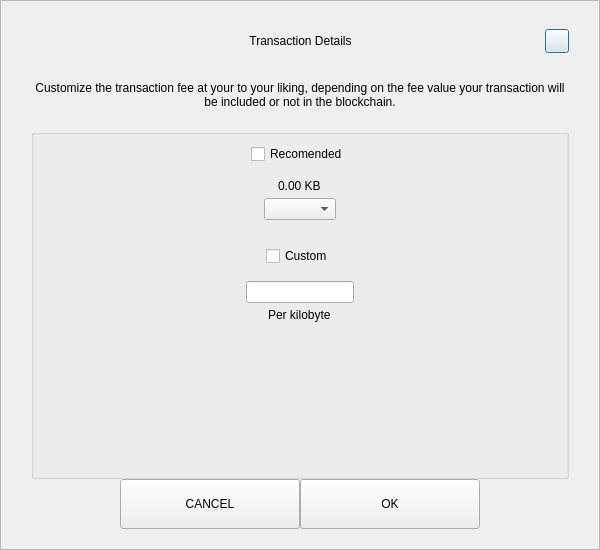
<?xml version="1.0" encoding="UTF-8"?>
<ui version="4.0">
 <class>SendCustomFeeDialog</class>
 <widget class="QDialog" name="SendCustomFeeDialog">
  <property name="geometry">
   <rect>
    <x>0</x>
    <y>0</y>
    <width>600</width>
    <height>550</height>
   </rect>
  </property>
  <property name="windowTitle">
   <string>Form</string>
  </property>
  <property name="styleSheet">
   <string notr="true">color: rgb(0, 0, 0);</string>
  </property>
  <layout class="QVBoxLayout" name="verticalLayout_3">
   <property name="spacing">
    <number>0</number>
   </property>
   <property name="leftMargin">
    <number>0</number>
   </property>
   <property name="topMargin">
    <number>0</number>
   </property>
   <property name="rightMargin">
    <number>0</number>
   </property>
   <property name="bottomMargin">
    <number>0</number>
   </property>
   <item>
    <widget class="QFrame" name="frame">
     <property name="styleSheet">
      <string notr="true"/>
     </property>
     <property name="frameShape">
      <enum>QFrame::StyledPanel</enum>
     </property>
     <property name="frameShadow">
      <enum>QFrame::Raised</enum>
     </property>
     <layout class="QVBoxLayout" name="verticalLayout_2">
      <property name="spacing">
       <number>0</number>
      </property>
      <property name="leftMargin">
       <number>30</number>
      </property>
      <property name="topMargin">
       <number>20</number>
      </property>
      <property name="rightMargin">
       <number>30</number>
      </property>
      <property name="bottomMargin">
       <number>20</number>
      </property>
      <item>
       <layout class="QHBoxLayout" name="horizontalLayout_3">
        <property name="spacing">
         <number>0</number>
        </property>
        <item>
         <spacer name="horizontalSpacer_21">
          <property name="orientation">
           <enum>Qt::Horizontal</enum>
          </property>
          <property name="sizeHint" stdset="0">
           <size>
            <width>40</width>
            <height>20</height>
           </size>
          </property>
         </spacer>
        </item>
        <item>
         <widget class="QLabel" name="labelTitle">
          <property name="minimumSize">
           <size>
            <width>0</width>
            <height>40</height>
           </size>
          </property>
          <property name="maximumSize">
           <size>
            <width>16777215</width>
            <height>40</height>
           </size>
          </property>
          <property name="styleSheet">
           <string notr="true">padding-left:24px;</string>
          </property>
          <property name="text">
           <string>Transaction Details</string>
          </property>
          <property name="alignment">
           <set>Qt::AlignCenter</set>
          </property>
          <property name="margin">
           <number>7</number>
          </property>
         </widget>
        </item>
        <item>
         <spacer name="horizontalSpacer">
          <property name="orientation">
           <enum>Qt::Horizontal</enum>
          </property>
          <property name="sizeHint" stdset="0">
           <size>
            <width>40</width>
            <height>20</height>
           </size>
          </property>
         </spacer>
        </item>
        <item>
         <widget class="QPushButton" name="btnEsc">
          <property name="minimumSize">
           <size>
            <width>24</width>
            <height>24</height>
           </size>
          </property>
          <property name="maximumSize">
           <size>
            <width>24</width>
            <height>24</height>
           </size>
          </property>
          <property name="text">
           <string/>
          </property>
         </widget>
        </item>
       </layout>
      </item>
      <item>
       <spacer name="verticalSpacer_2">
        <property name="orientation">
         <enum>Qt::Vertical</enum>
        </property>
        <property name="sizeType">
         <enum>QSizePolicy::Fixed</enum>
        </property>
        <property name="sizeHint" stdset="0">
         <size>
          <width>20</width>
          <height>20</height>
         </size>
        </property>
       </spacer>
      </item>
      <item>
       <widget class="QLabel" name="labelMessage">
        <property name="text">
         <string>Customize the transaction fee at your to your liking, depending on the fee value your transaction will be included or not in the blockchain.</string>
        </property>
        <property name="alignment">
         <set>Qt::AlignCenter</set>
        </property>
        <property name="wordWrap">
         <bool>true</bool>
        </property>
       </widget>
      </item>
      <item>
       <spacer name="verticalSpacer_3">
        <property name="orientation">
         <enum>Qt::Vertical</enum>
        </property>
        <property name="sizeType">
         <enum>QSizePolicy::Fixed</enum>
        </property>
        <property name="sizeHint" stdset="0">
         <size>
          <width>20</width>
          <height>20</height>
         </size>
        </property>
       </spacer>
      </item>
      <item>
       <widget class="QGroupBox" name="groupBox">
        <property name="title">
         <string/>
        </property>
        <layout class="QVBoxLayout" name="verticalLayout">
         <property name="leftMargin">
          <number>12</number>
         </property>
         <property name="rightMargin">
          <number>12</number>
         </property>
         <item>
          <layout class="QVBoxLayout" name="verticalLayout_4">
           <property name="spacing">
            <number>5</number>
           </property>
           <item alignment="Qt::AlignHCenter">
            <widget class="QCheckBox" name="checkBoxRecommended">
             <property name="text">
              <string>Recomended</string>
             </property>
            </widget>
           </item>
           <item>
            <spacer name="verticalSpacer_5">
             <property name="orientation">
              <enum>Qt::Vertical</enum>
             </property>
             <property name="sizeType">
              <enum>QSizePolicy::Fixed</enum>
             </property>
             <property name="sizeHint" stdset="0">
              <size>
               <width>20</width>
               <height>10</height>
              </size>
             </property>
            </spacer>
           </item>
           <item alignment="Qt::AlignHCenter">
            <widget class="QLabel" name="labelFee">
             <property name="text">
              <string>0.00 KB</string>
             </property>
            </widget>
           </item>
           <item alignment="Qt::AlignHCenter">
            <widget class="QComboBox" name="comboBoxRecommended"/>
           </item>
          </layout>
         </item>
         <item>
          <spacer name="verticalSpacer">
           <property name="orientation">
            <enum>Qt::Vertical</enum>
           </property>
           <property name="sizeType">
            <enum>QSizePolicy::Fixed</enum>
           </property>
           <property name="sizeHint" stdset="0">
            <size>
             <width>20</width>
             <height>20</height>
            </size>
           </property>
          </spacer>
         </item>
         <item>
          <layout class="QVBoxLayout" name="verticalLayout_5">
           <property name="spacing">
            <number>5</number>
           </property>
           <item alignment="Qt::AlignHCenter">
            <widget class="QCheckBox" name="checkBoxCustom">
             <property name="text">
              <string>Custom</string>
             </property>
            </widget>
           </item>
           <item>
            <spacer name="verticalSpacer_6">
             <property name="orientation">
              <enum>Qt::Vertical</enum>
             </property>
             <property name="sizeType">
              <enum>QSizePolicy::Fixed</enum>
             </property>
             <property name="sizeHint" stdset="0">
              <size>
               <width>20</width>
               <height>10</height>
              </size>
             </property>
            </spacer>
           </item>
           <item alignment="Qt::AlignHCenter">
            <widget class="QLineEdit" name="lineEditCustomFee"/>
           </item>
           <item alignment="Qt::AlignHCenter">
            <widget class="QLabel" name="labelCustomFee">
             <property name="text">
              <string>Per kilobyte</string>
             </property>
            </widget>
           </item>
          </layout>
         </item>
         <item>
          <spacer name="verticalSpacer_4">
           <property name="orientation">
            <enum>Qt::Vertical</enum>
           </property>
           <property name="sizeHint" stdset="0">
            <size>
             <width>20</width>
             <height>40</height>
            </size>
           </property>
          </spacer>
         </item>
        </layout>
       </widget>
      </item>
      <item>
       <layout class="QHBoxLayout" name="horizontalLayout" stretch="1,2,2,1">
        <item>
         <spacer name="horizontalSpacer1">
          <property name="orientation">
           <enum>Qt::Horizontal</enum>
          </property>
          <property name="sizeHint" stdset="0">
           <size>
            <width>40</width>
            <height>20</height>
           </size>
          </property>
         </spacer>
        </item>
        <item>
         <widget class="QPushButton" name="btnCancel">
          <property name="minimumSize">
           <size>
            <width>180</width>
            <height>50</height>
           </size>
          </property>
          <property name="text">
           <string>CANCEL</string>
          </property>
         </widget>
        </item>
        <item>
         <widget class="QPushButton" name="btnSave">
          <property name="minimumSize">
           <size>
            <width>180</width>
            <height>50</height>
           </size>
          </property>
          <property name="text">
           <string>OK</string>
          </property>
         </widget>
        </item>
        <item>
         <spacer name="horizontalSpacer_2">
          <property name="orientation">
           <enum>Qt::Horizontal</enum>
          </property>
          <property name="sizeHint" stdset="0">
           <size>
            <width>40</width>
            <height>20</height>
           </size>
          </property>
         </spacer>
        </item>
       </layout>
      </item>
     </layout>
    </widget>
   </item>
  </layout>
 </widget>
 <resources/>
 <connections/>
</ui>
